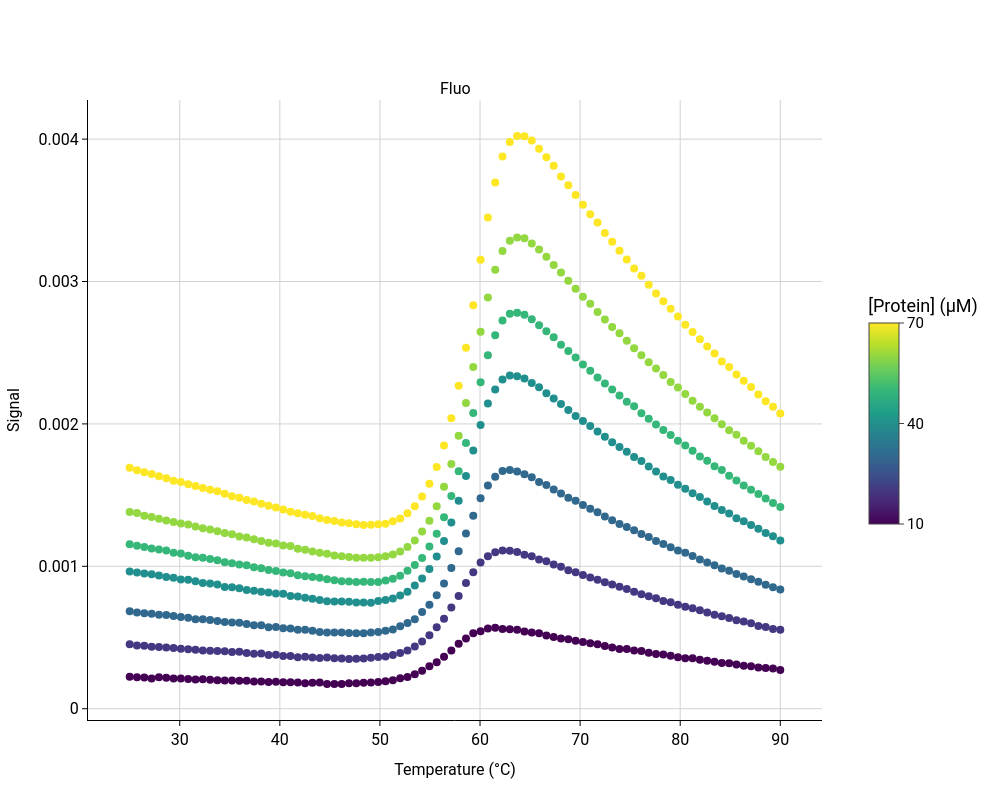

Source (notebook cell):
### Code cell
dimer_sim = aux_create_pychem_sim(def_params, concs, "Dimer")
fig = plot_unfolding(dimer_sim)
fig.show()
